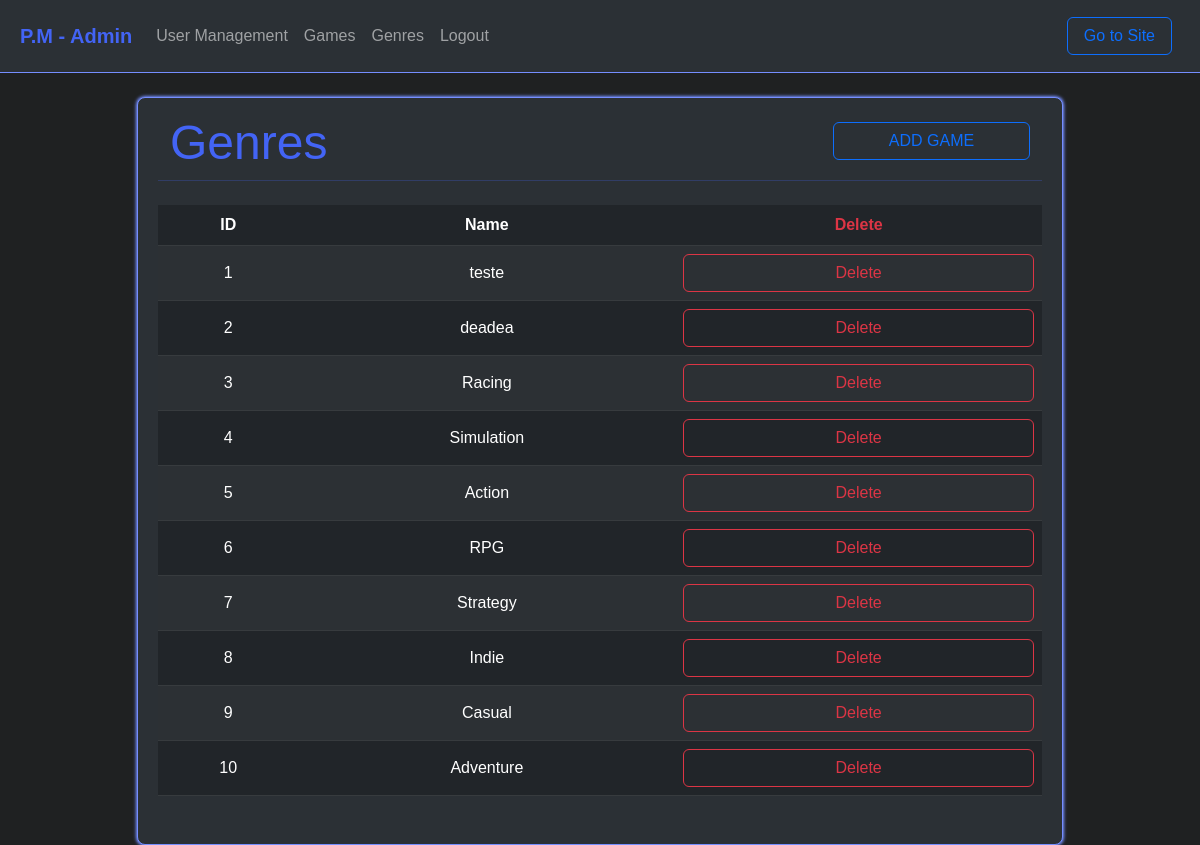
Page /admin/management/genres (signed in) on the committed database.
### price_minder/routes/backend/games_management/models.py (models this page shows)
class Genre(db.Model):
    id = db.Column(db.Integer, primary_key=True)
    name = db.Column(db.String(200), unique = True, nullable = False)

### price_minder/routes/backend/games_management/routes.py (the view)
@management.route('/genres')
@login_required
def genres_management_index():
    if not check_permission():
        flash("You don't have permissions to view this area", "danger")
        return redirect(url_for('pages.index_pages'))
    title = "Genres List"
    genres = Genre.query.all()
    return render_template('./backend/games-management/genres/genres_list.html', title = title, genres = genres)

### price_minder/routes/backend/games_management/routes.py (called while the page is built)
def check_permission():
    if current_user.level >= 2: return True
    return False

### price_minder/routes/frontend/users/models.py (called while the page is built)
@login_manager.user_loader
def user_loader(user_id):
    return User.query.get(user_id)

### price_minder/templates/backend/games-management/genres/genres_list.html
{% extends "./backend/base.html" %} {% block content %}
<div class="container-color mt-4">
  <div class="row">
    <div class="col">
      <div class="display-5 mt-3 fw-medium blue-font text-start">Genres</div>
    </div>
    <div class="col-3 mt-4">
      <a
        href="{{url_for('games_management.genres_management_add')}}"
        class="btn btn-outline-primary form-control"
        >ADD GAME</a
      >
    </div>
    <hr class="blue-font mt-2 mb-4" />
  </div>
  <div class="row">
    <table
      class="text-center table table-dark align-middle table-striped table-hover"
    >
      <thead>
        <th>ID</th>
        <th>Name</th>
        <th class="text-center text-danger">Delete</th>
      </thead>
      {% for genre in genres %}
      <tr>
        <td>{{genre.id}}</td>
        <td>{{genre.name}}</td>
        <td>
          <form
            action="{{url_for('games_management.genres_management_del', id=genre.id)}}"
            method="POST"
          >
            <input
              type="submit"
              class="form-control btn btn-outline-danger"
              value="Delete"
            />
          </form>
        </td>
      </tr>
      {% endfor %}
    </table>
  </div>
</div>
{% endblock %}

### price_minder/templates/backend/base.html (shortened to what this page needs)
<!DOCTYPE html>
<html lang="en">
  <head>
    <link
      rel="stylesheet"
      href="https://cdn.jsdelivr.net/npm/bootstrap-icons@1.10.5/font/bootstrap-icons.css"
    />
    <link
      href="https://cdn.jsdelivr.net/npm/bootstrap@5.3.0/dist/css/bootstrap.min.css"
      rel="stylesheet"
    />
    <link
      rel="stylesheet"
      href="{{url_for('static', filename='./css/styles.css')}}"
    />
  </head>
  <body>
    {% include './backend/components/navbar.html' %}
    <div class="container">
      <div class="row">
        <div class="col-1"></div>
        <div class="col-10">
          {% block content %} {% endblock %}
        </div>
      </div>
    </div>
  </body>
</html>

### price_minder/templates/backend/components/navbar.html (shortened to what this page needs)
<nav
  class="navbar navbar-expand-lg bg-body-tertiary bg-dark py-3"
  data-bs-theme="dark"
  style="border-bottom: 1px solid var(--blue-light-color)"
>
  <div class="container-fluid">
    <a
      class="navbar-brand ms-2 blue-font fw-bolder"
      href="{{url_for('admin.admin_index')}}"
      >P.M - Admin</a
    >
    <div class="collapse navbar-collapse" id="navbarSupportedContent">
      <ul class="navbar-nav me-auto mb-2 mb-lg-0">
        <li class="nav-item">
          <a
            class="nav-link"
            aria-current="page"
            href="{{url_for('admin_users.users')}}"
            >User Management</a
          >
        </li>
        <li class="nav-item">
          <a
            class="nav-link"
            aria-current="page"
            href="{{url_for('games_management.games_management_index')}}"
            >Games</a
          >
        </li>
        <li class="nav-item">
          <a
            class="nav-link"
            aria-current="page"
            href="{{url_for('games_management.genres_management_index')}}"
            >Genres</a
          >
        </li>
        <li class="nav-item">
          <form action="{{url_for('users.logout')}}" method="POST">
            <input type="submit" value="Logout" class="nav-link" />
          </form>
        </li>
      </ul>
      <a
        href="{{url_for('pages.index_pages')}}"
        class="btn btn-outline-primary px-3 me-3"
        type="submit"
        >Go to Site</a
      >
    </div>
  </div>
</nav>

### price_minder/static/css/styles.css (style rules this page uses)
:root { --dark-color: #1f2122; --dark-color-2: rgb(167, 167, 167); --container-color: #2b3035; --blue-color: rgb(67, 100, 245); --blue-color-2: #1e1aa1; --blue-color-unfocus: #4f4bc0; --blue-light-color: rgb(117, 142, 255); --dark-blue-color: #5b7ae2; --font-color: #e7e8ee; --font-color-placeholder: #325c8bcb; --danger-color: #ff6b6b; --warning-color: #ffc46b; --success-color: #6bff84; }
body { font-family: sans-serif; padding: 0; margin: 0; background-color: var(--dark-color); color: var(--font-color); }
.blue-font { color: var(--blue-color); }
.container-color { background-color: var(--container-color); padding: 0 2em 2em 2em; border-radius: 0.5em; border: 1px solid var(--blue-light-color); box-shadow: 0 0 0.2em 0.07em var(--blue-light-color); }

### rows in the picture
Genre: id "1", name "teste"
Genre: id "2", name "deadea"
Genre: id "3", name "Racing"
Genre: id "4", name "Simulation"
Genre: id "5", name "Action"
Genre: id "6", name "RPG"
Genre: id "7", name "Strategy"
Genre: id "8", name "Indie"
Genre: id "9", name "Casual"
Genre: id "10", name "Adventure"
